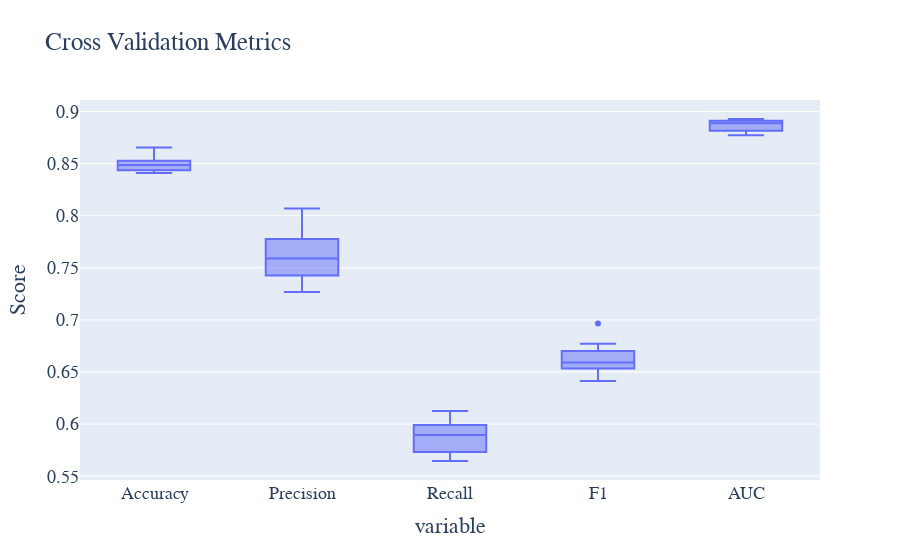

Notebook source saved alongside this figure:
### Code cell
# 执行交叉验证
cv_results = cross_validate(lr_model, X_train, y_train, cv=10, scoring=['accuracy', 'precision', 'recall', 'f1', 'roc_auc'])

# 提取交叉验证结果
cv_accuracy = cv_results['test_accuracy']
cv_precision = cv_results['test_precision']
cv_recall = cv_results['test_recall']
cv_f1 = cv_results['test_f1']
cv_roc = cv_results['test_roc_auc']

# 绘制交叉验证结果的箱线图
cv_metrics_data = pd.DataFrame({
    'Accuracy': cv_accuracy,
    'Precision': cv_precision,
    'Recall': cv_recall,
    'F1': cv_f1,
    'AUC': cv_roc
})

# 绘制交叉验证结果的箱线图
fig = px.box(cv_metrics_data, title='Cross Validation Metrics')
fig.update_layout(
    yaxis_title='Score', showlegend=False,
    font=dict(family='Times New Roman', size=18)
)
fig.write_html('Image/4_2_3.html')
fig.show()

### Figure 1 — Plotly figure (JSON) as saved in the notebook; plotly's stock layout.template omitted (floating-point values rounded to 4 significant figures)
{"data": [{"alignmentgroup": "True", "hovertemplate": "variable=%{x}<br>value=%{y}<extra></extra>", "legendgroup": "", "marker": {"color": "#636efa"}, "name": "", "notched": false, "offsetgroup": "", "orientation": "v", "showlegend": false, "type": "box", "x": ["Accuracy", "Accuracy", "Accuracy", "Accuracy", "Accuracy", "Accuracy", "Accuracy", "Accuracy", "Accuracy", "Accuracy", "Precision", "Precision", "Precision", "Precision", "Precision", "Precision", "Precision", "Precision", "Precision", "Precision", "Recall", "Recall", "Recall", "Recall", "Recall", "Recall", "Recall", "Recall", "Recall", "Recall", "F1", "F1", "F1", "F1", "F1", "F1", "F1", "F1", "F1", "F1", "AUC", "AUC", "AUC", "AUC", "AUC", "AUC", "AUC", "AUC", "AUC", "AUC"], "x0": " ", "xaxis": "x", "y": [0.841, 0.842, 0.8514, 0.8437, 0.8487, 0.8561, 0.8454, 0.8655, 0.8527, 0.8487, 0.7426, 0.7268, 0.7776, 0.7391, 0.7627, 0.7785, 0.7553, 0.807, 0.769, 0.7492, 0.5646, 0.596, 0.5733, 0.5853, 0.5787, 0.5992, 0.5712, 0.6125, 0.5939, 0.6005, 0.6415, 0.6549, 0.66, 0.6533, 0.6581, 0.6772, 0.6505, 0.6964, 0.6702, 0.6667, 0.8816, 0.8773, 0.8879, 0.8791, 0.8823, 0.8912, 0.8911, 0.8928, 0.8902, 0.8895], "y0": " ", "yaxis": "y"}], "layout": {"boxmode": "group", "font": {"family": "Times New Roman", "size": 18}, "legend": {"tracegroupgap": 0}, "showlegend": false, "title": {"text": "Cross Validation Metrics"}, "xaxis": {"anchor": "y", "domain": [0, 1], "title": {"text": "variable"}}, "yaxis": {"anchor": "x", "domain": [0, 1], "title": {"text": "Score"}}}}
